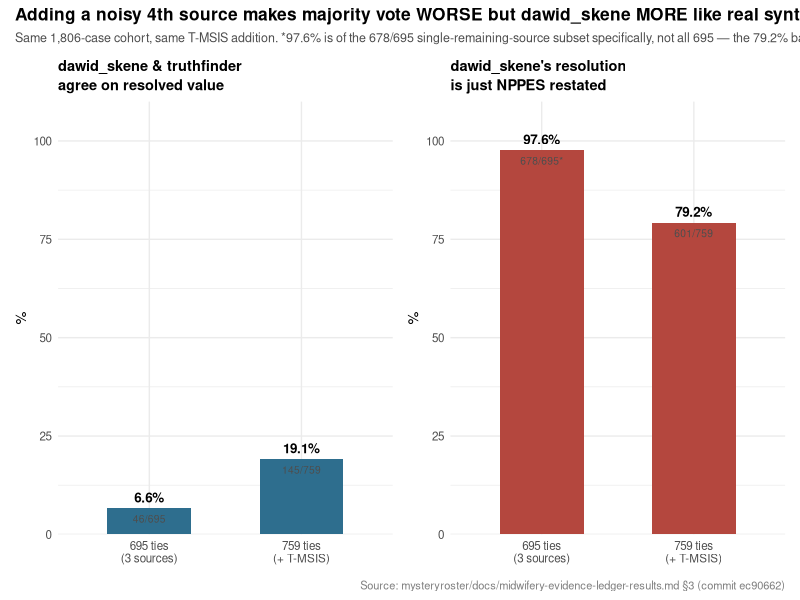
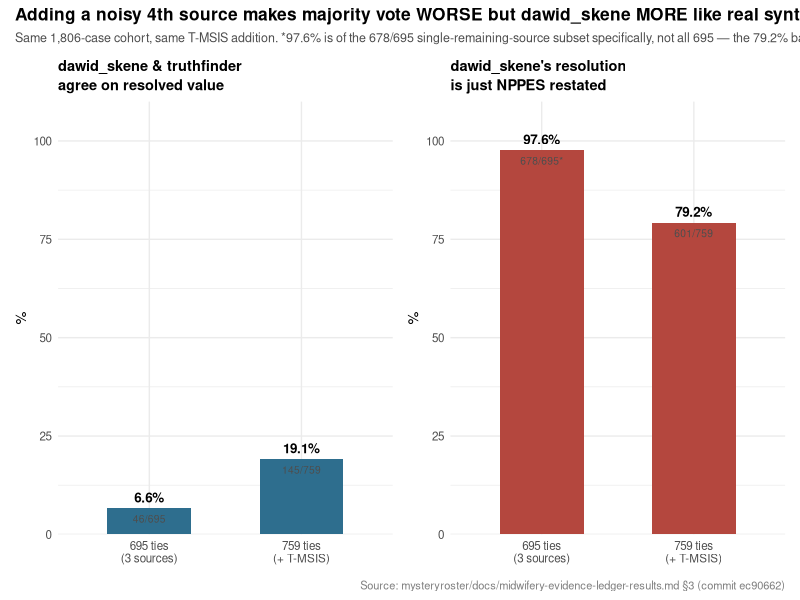
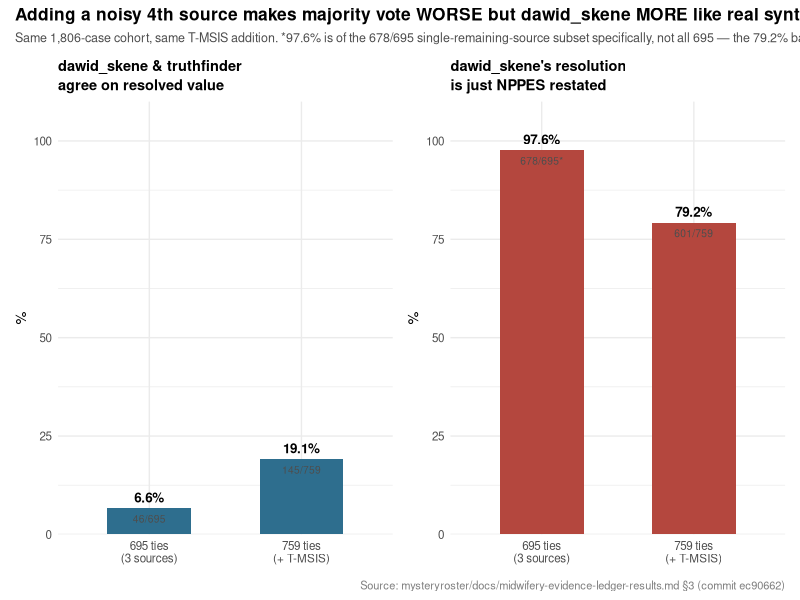

Reproduce these figures in R, in order.
#!/usr/bin/env Rscript
#' @title Figure: a weighted method uses noisy evidence majority vote can't
#'
#' @description
#' The literal final exchange in the collaborative truth-fusion investigation
#' (docs/TECHNICAL_APPENDIX_TRUTH_FUSION_MIGRATION.md S6, last paragraph): adding T-MSIS to the
#' parallel session's 1,806-case cohort makes plain majority vote WORSE (more ties, not fewer --
#' see make_collaborative_convergence_figure.R's right panel), but the same new evidence makes
#' dawid_skene behave more like real 3-source synthesis, not less. Two numbers, both re-run on
#' the SAME 759 majority ties by that session: how often dawid_skene and truthfinder agree on the
#' resolved value, and how often dawid_skene's resolution is just NPPES's own claim restated.
#'
#' Source: mysteryroster/docs/midwifery-evidence-ledger-results.md SS3 (commit ec90662) --
#' verified by direct read before use, 2026-11-06, including that document's own footnote that
#' the original 97.6% figure was of the 678/695 single-remaining-source subset specifically, not
#' all 695 (the right-hand bar below, 79.2%, is of the full 759). That asymmetry in denominators
#' is real and is kept visible in the subtitle rather than smoothed over.
#'
#' Aggregate input (hand-transcribed and cited from an external, already-aggregate markdown
#' table), aggregate output.
#'
#' Output: docs/figures/weighted_vs_majority_tmsis.{pdf,png,svg}
#'
#' @family figures
#' @author Tyler Muffly, MD + Claude Code

suppressPackageStartupMessages({library(ggplot2); library(dplyr); library(patchwork)})

OUT <- file.path("docs", "figures", "weighted_vs_majority_tmsis")

d <- tibble::tribble(
  ~metric, ~x, ~value, ~note,
  "dawid_skene & truthfinder\nagree on resolved value", "695 ties\n(3 sources)", 6.6, "46/695",
  "dawid_skene & truthfinder\nagree on resolved value", "759 ties\n(+ T-MSIS)", 19.1, "145/759",
  "dawid_skene's resolution\nis just NPPES restated", "695 ties\n(3 sources)", 97.6, "678/695*",
  "dawid_skene's resolution\nis just NPPES restated", "759 ties\n(+ T-MSIS)", 79.2, "601/759"
) %>% mutate(x = factor(x, levels = c("695 ties\n(3 sources)", "759 ties\n(+ T-MSIS)")))

make_panel <- function(metric_name, fill_color, show_note) {
  pd <- d %>% filter(metric == metric_name)
  ggplot(pd, aes(x = x, y = value)) +
    geom_col(fill = fill_color, width = 0.55) +
    geom_text(aes(label = sprintf("%.1f%%", value)), vjust = -0.6, size = 3.4, fontface = "bold") +
    { if (show_note) geom_text(aes(label = note), vjust = 1.8, size = 2.6, color = "grey30") } +
    scale_y_continuous(limits = c(0, 110), expand = expansion(mult = c(0, 0))) +
    labs(title = metric_name, x = NULL, y = "%") +
    theme_minimal(base_size = 10.5) +
    theme(plot.title = element_text(face = "bold", size = 10.5, lineheight = 1.1),
          axis.text.x = element_text(lineheight = 0.9))
}

p1 <- make_panel("dawid_skene & truthfinder\nagree on resolved value", "#2E6E8E", TRUE)
p2 <- make_panel("dawid_skene's resolution\nis just NPPES restated", "#B4473E", TRUE)

combined <- (p1 | p2) +
  plot_annotation(
    title = "Adding a noisy 4th source makes majority vote WORSE but dawid_skene MORE like real synthesis",
    subtitle = "Same 1,806-case cohort, same T-MSIS addition. *97.6% is of the 678/695 single-remaining-source subset specifically, not all 695 — the 79.2% bar is of all 759.",
    caption = "Source: mysteryroster/docs/midwifery-evidence-ledger-results.md §3 (commit ec90662)",
    theme = theme(plot.title = element_text(face = "bold", size = 12.5),
                  plot.subtitle = element_text(size = 9, color = "grey30"),
                  plot.caption = element_text(size = 8, color = "grey50"))
  )

ggsave(paste0(OUT, ".pdf"), combined, width = 9.5, height = 5.8, device = if (capabilities("cairo")) cairo_pdf else pdf)
ggsave(paste0(OUT, ".png"), combined, width = 9.5, height = 5.8, dpi = 300, bg = "white")
tryCatch(ggsave(paste0(OUT, ".svg"), combined, width = 9.5, height = 5.8),
         error = function(e) cat("svg device unavailable, skipped:", conditionMessage(e), "\n"))
cat("Wrote", paste0(OUT, ".{pdf,png,svg}"), "\n")
